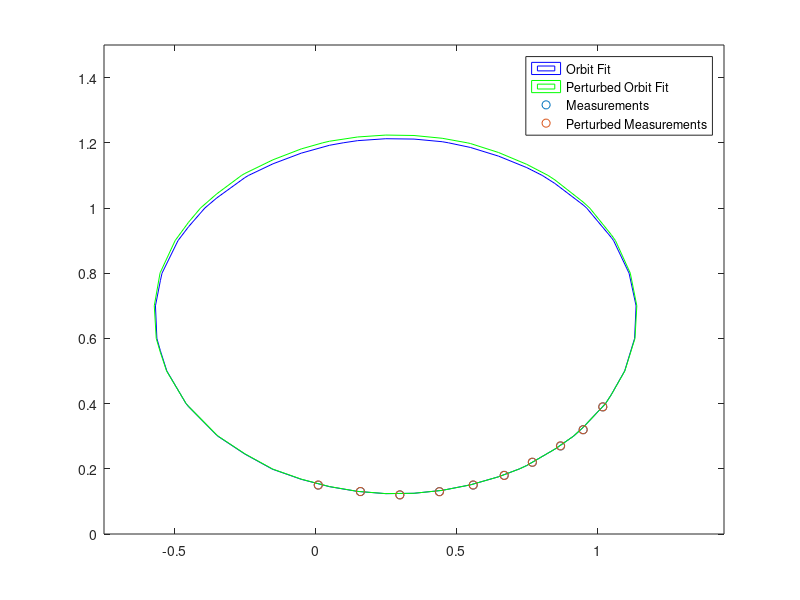

Reproduce this figure in MATLAB.
%% Planetary orbit
% The expression z = ax^2 + bxy + cy^2 + dx + ey + f is known
% as a quadratic form. The set of points (x,y) where z = 0, 
% is a conic section. It can be an ellipse, a parabola, or a 
% hyperbola, depending on the sign of the discriminant 
% b^2 - 4ac. Circles and lines are special cases. The equation 
% z = 0 can be normalized by dividing the quadratic form by any
% nonzero coefficient. For example, if f ~= 0, we can divide 
% all the other coefficients by f and obtain a quadratic form 
% with the constant term equal to one.
function ls_orbit()

% A planet follows an elliptical orbit. The following are ten
% observations of its position in the xy-plane.
x = [1.02 .95 .87 .77 .67 .56 .44 .30 .16 .01] ;
y = [0.39 .32 .27 .22 .18 .15 .13 .12 .13 .15] ;

%figure('units','normalized','outerposition',[0 0 1 1])
fprintf('Least squares fit of original orbit measurements: \n' ) ;
[ho1,hm1,coeff1] = planetary_orbit( x, y, 'b', 'k*' ) ;
hold on

% This least squares problem is nearly rank deficient. To see
% what effect this has on the solution, perturb the data 
% slightly by adding to each coordinate of each data point a 
% random number uniformly distributed in the interval 
% [-0.0005,0.0005]. Compute the new coefficients resulting from
% the perturbed data. Plot the new orbit on the same plot with
% the old orbit.
x_noise = -0.0005 + (0.0005-(-0.0005)).*rand(1,length(x)) ;
y_noise = -0.0005 + (0.0005-(-0.0005)).*rand(1,length(y)) ;

fprintf('Least squares fit of perturbed orbit measurements: \n' ) ;
[ho2,hm2,coeff2] = planetary_orbit( x + x_noise, y + y_noise, 'g', 'rx' ) ;
legend( [ho1,ho2,hm1,hm2], 'Orbit Fit', 'Perturbed Orbit Fit', 'Measurements', 'Perturbed Measurements' ) ;

% Relative error of fitted orbit
fprintf( 'Relative error of fitted coefficients using 2-norm: ' )
fprintf( '%f\n', norm( (coeff1-coeff2), 2)/norm(coeff1, 2) ) ;

fprintf( 'Relative error of fitted coefficients using infinity norm: ' )
fprintf( '%f\n', norm( (coeff1-coeff2), Inf)/norm(coeff1, Inf) ) ;
end

function [orbit,meas,coeff]=planetary_orbit( x, y, orbit_plt_options, data_plt_options )
% Create the linear system from the observation data
b = -1*ones( length(x), 1 ) ;
A = [] ;

% Use quadratic form and orbit data to create each row of A
for i = 1:length(x)
    % Form the ith row of A
    A = [ A ; [ x(i).^2, x(i)*y(i), y(i).^2, x(i), y(i) ] ] ;
end

% Determine the coefficients in the quadratic form that fits
% these data in the least squares sense by setting one of the 
% coefficients equal to one and solving a 10x5 overdetermined 
% system of linear equations for the other five coefficients. 
% Use the method of normal equations or the method based on 
% QR factorization. Plot the orbit with x on the x-axis and y 
% on the y-axis. Superimpose the ten data points on the plot.

% Compute the Cholesky factorization of A'A
G = Cholesky_Factorization( A'*A ) ;
% Solve the lower-triangular system Gw = A'b
w = Forward_Substitution( G, A'*b ) ;
% Solve G'x = w, where x is the vector of coefficients that 
% provides the fit
coeff = Back_Substitution( G', w )

% Define x-axis dicretization parameters
x_min = -0.75 ;
x_max = 1.5 ;
delta_x = 0.1 ;

% Define y-axis discretization parameters
y_min = 0 ;
y_max = 1.5 ;
delta_y = 0.1 ;

% Discretize 2-D grid
[X,Y] = meshgrid( x_min:delta_x:x_max, y_min:delta_y:y_max ) ;
Z = coeff(1)*X.^2 + coeff(2)*X.*Y + coeff(3)*Y.^2 + coeff(4)*X + coeff(5)*Y + 1 ;
fprintf( 'Elliptical orbit fitted via method of normal equations: \n' )
fprintf( '%fx^2 + %fxy + %fy^2 + %fx + %fy + 1 = 0\n\n', coeff(1), coeff(2), coeff(3), coeff(4), coeff(5) ) ;
[~,orbit] = contour( X, Y, Z, [0,0], orbit_plt_options ) ;
hold on
meas = scatter( x, y, data_plt_options ) ;
end


%% Cholesky Factorization for square matrix

% Given a symmetric positive definite matrix A, the following 
% algorithm computes a lower triangular G such that A = GG^T.
%
% Inputs
% ------------------------------------------------------------------------
% A: Square linear system to factorize.
%
% Outputs
% ------------------------------------------------------------------------
% At the end of the algorithm, the unique lower triangular 
% matrix G such that G*G^T = A will be returned.
function G=Cholesky_Factorization( A )
G = A ;
[~,n] = size( A ) ;

for j = 1:n
    if j > 1
        G(j:n,j) = G(j:n,j) - G(j:n,1:j-1)*G(j,1:j-1)' ;
    end
    
    G(j:n,j) = G(j:n,j)./sqrt(G(j,j)) ;
end

G = tril(G) ;
end

%% Forward substitution to solve the system Ly = b


% Computes the forward substitution step in solving the 
% linear system via LU decompostion.
%--------------------------------------------------------------------------
% Inputs
% ------------------------------------------------------------------------
% L: Unit lower triangular system of equations being solved.
% b: Vector of length n, where n is the number of rows and 
% columns of L.
%
% Outputs
% y: Vector of length n, such that y = inv(L)*b
% ------------------------------------------------------------------------
function y=Forward_Substitution(L, b)
%L is assumed to be nonsingular
[n,~] = size(b) ;
y = b ;
for j = 1:n-1
    y(j) = y(j)/L(j,j) ;
    y(j+1:n) = y(j+1:n) - y(j)*L(j + 1:n,j) ;
end
y(n) = y(n)/L(n,n) ;
end


%% Back Substitution to solve the system Ux = y
%------------------------------------------------------------------------

% Computes the back substitution step in solving the 
% linear system via LU decompostion.
%--------------------------------------------------------------------------
% Inputs
% ------------------------------------------------------------------------
% U: Upper triangular system of equations being solved.
% y: Vector of length n, solved for in the forward 
% substitution step.
%
% Outputs
% x: Solution to the original system Ax = b.
% ------------------------------------------------------------------------
function x=Back_Substitution(U,y)
%U is assumed to be nonsignular

[n,~] = size(y) ;
x = y ;
for j = n:-1:2
    x(j) = x(j)/U(j,j) ;
    x(1:j-1) = x(1:j-1) - x(j)*U(1:j-1,j) ;
end
x(1) = x(1)/U(1,1) ;
end